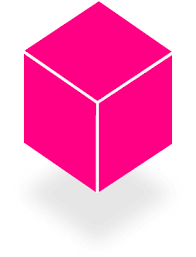
#> input picture 2pink.png, 196 x 257 px, found by its file name
$ python 'Matplotlib commands.py'
#> lines starting #> are read from the running program, lines starting #| are printed output that depends on the picture
import matplotlib.pyplot as plt
import PIL as pl
import numpy as np

aks = pl.Image.open('/home/mohsencactus/python 2/Begin/2pink.png')
#> aks is the input picture: PIL image 196x257 P; mean R, G, B 252.3, 150, 202.8
image = np.array(aks)
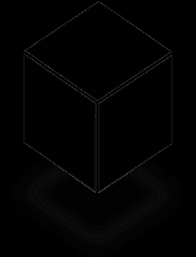
#> image: shape (257, 196); min 0, max 63, mean 2.3


plt.ylabel('mehvare Y')
plt.xlabel('mehvare X')
plt.title("HELLO")
plt.grid(True)
plt.plot([0,150],[0,150])
plt.plot([0,150],[0,150],'ro')
plt.imshow(image)
plt.show()
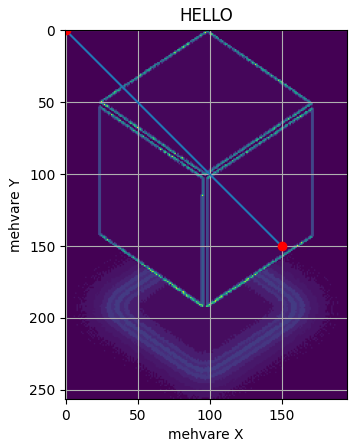
#> figure drawn by matplotlib, 1 panel; palette indices are drawn, not the picture's colours
